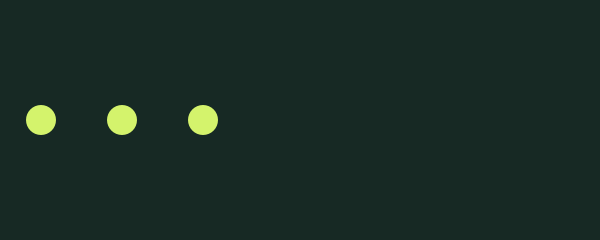
Frame 1 (no input)
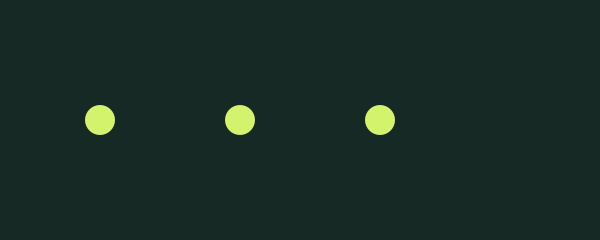
Frame 60 (the mouse pressed at the canvas centre just before this capture)
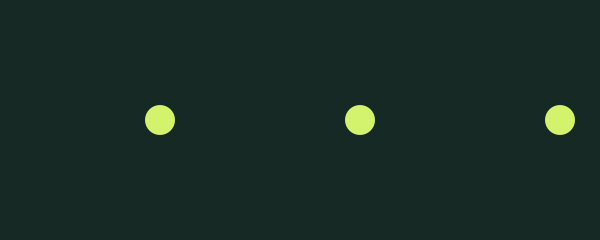
Frame 120 (the mouse held since frame 60 and released just before this capture)

The Processing sketch that drew these frames (run headless with seeded random() and noise(); from frame 60 on, the mouse is pressed at the canvas centre):

// Processing sketch: PopulationStudy
// ── PopulationStudy.pde
// Original teaching example, AI-assisted. Processing Java mode.
// No external assets or libraries. Save in a PopulationStudy folder.
Dot[] dots;
void setup() {
  size(600, 240);
  dots = new Dot[3];
  for (int i = 0; i < dots.length; i++) {
    dots[i] = new Dot(40 + i * 80, 1 + i);
  }
}
void draw() {
  background(23, 41, 36);
  for (int i = 0; i < dots.length; i++) {
    dots[i].update();
    dots[i].display();
  }
}
class Dot {
  float x;
  float speed;
  Dot(float startX, float startSpeed) {
    x = startX;
    speed = startSpeed;
  }
  void update() {
    x += speed;
    if (x > width + 15) x = -15;
  }
  void display() {
    noStroke();
    fill(212, 243, 108);
    circle(x, height / 2, 30);
  }
}
